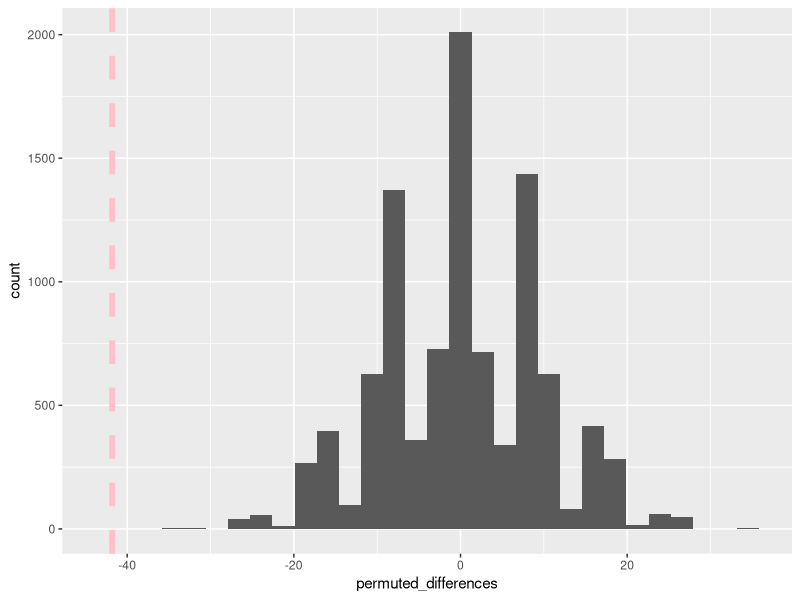

R code for this plot:

# create the dataframe with the observed data on dogs
df_greek_dogs <- data.frame(
  
dog_heights = c(cgrk_shep_dogs <- c(71, 65, 61, 67, 72, 71, 63, 70, 71, 67), 
                kokoni_dogs <-c(28, 22, 30, 26, 23, 25, 27, 28, 30, 21)),
dog_type = rep(c("gr_shep", "kokoni"), each = 10)

)

observed_dif <- diff(tapply(df_greek_dogs$dog_heights, df_greek_dogs$dog_type, mean))

n_perms <- 10000
permuted_differences <- 0
for(i in 1:n_perms){
  
  permuted_differences[i] <- diff(tapply(df_greek_dogs$dog_heights, 
                                         sample(df_greek_dogs$dog_type, 
                                                length(df_greek_dogs$dog_type), F), mean))[[1]]
  
}

sum(permuted_differences>0)/length(permuted_differences)

sum(permuted_differences>abs(observed_dif))/length(permuted_differences)

# to plot 
library(tidyverse)
df_permuted_differences <- data.frame(permuted_differences = permuted_differences)

df_permuted_differences %>% 
ggplot(aes(permuted_differences))+
geom_histogram()+
  geom_vline(xintercept = observed_dif, colour = "pink", linetype = "dashed", size = 2)
